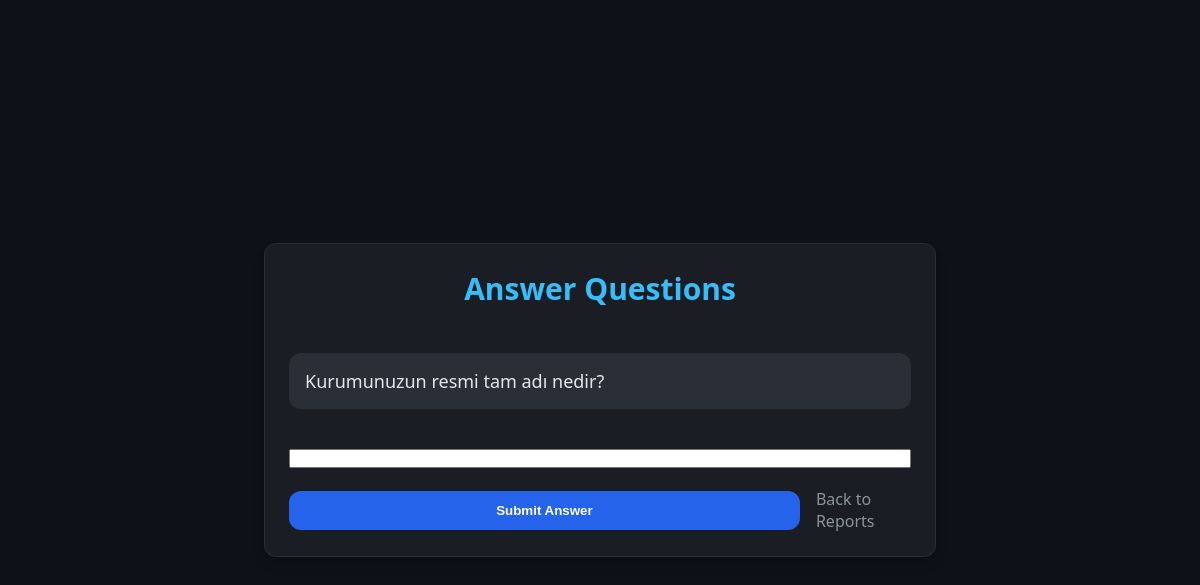
The app's page /grc/chatbot/ (signed in), older data.
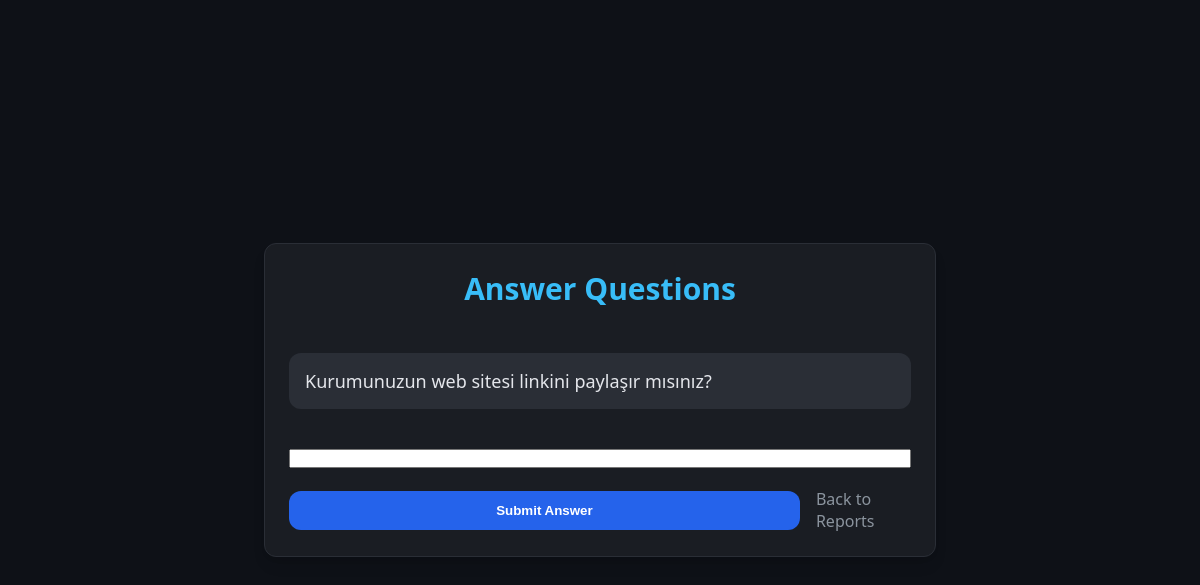
The same page, newer data.
### grc/models.py (models this page shows, shortened)
class Question(models.Model):
    text = models.TextField()  # The question content
    sector = models.ForeignKey(Sector, on_delete=models.CASCADE, related_name='questions', null=True, blank=True)  # Optional link to a sector
    created_at = models.DateTimeField(auto_now_add=True)  # Timestamp for creation

### grc/views.py (the view, shortened to what this page needs)
# urls.py: path('chatbot/', views.chatbot, name='chatbot'),
@login_required
def chatbot(request):
    user = request.user # Get all questions ordered by ID
    questions = Question.objects.all().order_by('id')
    if not questions:
        messages.error(request, "No questions available.")
        return redirect('reports')
    current_question = None
    for question in questions:
        if not Answer.objects.filter(user=user, question=question).exists():
            current_question = question
            break
    if not current_question:
        messages.info(request, "You have answered all questions.")
        return redirect('reports')
    return render(request, 'grc/chatbot.html', {
        'question': current_question,
        'answer_selections': AnswerSelection.objects.filter(question=current_question)
    })

### grc/templates/grc/chatbot.html (shortened to what this page needs)
<!DOCTYPE html>
<html lang="en">
<head>
</head>
<body>
  <div class="container">
    <h1 class="title">Answer Questions</h1>
    {% if question %}
      <form method="post" class="form">
        <div class="question">
          {{ question.text }}
        </div>
        {% if question.id == 1 %}
          <input name="custom_answer" type = "url">{{ custom_answer }}</input>
        {% else %}
          <textarea name="custom_answer" rows="4" placeholder="Add your custom answer (optional)"
          class="textarea">{{ custom_answer }}</textarea>
        {% endif %}
        <div class="button-group">
          <button type="submit" class="button">Submit Answer</button>
          <a href="{% url 'reports' %}" class="link">Back to Reports</a>
        </div>
      </form>
    {% else %}
      <p class="no-questions">No more questions to answer.</p>
      <div class="no-questions-link">
        <a href="{% url 'reports' %}" class="no-questions-link">Back to Reports</a>
      </div>
    {% endif %}
  </div>
</body>
</html>

Row changes from the older to the newer data that the page shows:
changed Question: text "Kurumunuzun resmi tam adı nedir?" → "Kurumunuzun web sitesi linkini paylaşır mısınız?"
